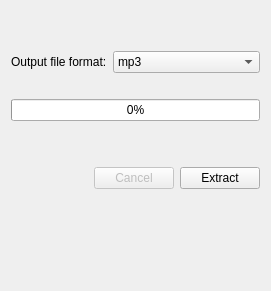
<?xml version="1.0" encoding="UTF-8"?>
<ui version="4.0">
 <class>CutAudioPanel</class>
 <widget class="QWidget" name="CutAudioPanel">
  <property name="geometry">
   <rect>
    <x>0</x>
    <y>0</y>
    <width>271</width>
    <height>291</height>
   </rect>
  </property>
  <property name="windowTitle">
   <string>Form</string>
  </property>
  <layout class="QVBoxLayout" name="verticalLayout">
   <item>
    <spacer name="verticalSpacer_2">
     <property name="orientation">
      <enum>Qt::Vertical</enum>
     </property>
     <property name="sizeType">
      <enum>QSizePolicy::Fixed</enum>
     </property>
     <property name="sizeHint" stdset="0">
      <size>
       <width>20</width>
       <height>40</height>
      </size>
     </property>
    </spacer>
   </item>
   <item>
    <layout class="QHBoxLayout" name="horizontalLayout">
     <item>
      <widget class="QLabel" name="label">
       <property name="text">
        <string>Output file format:</string>
       </property>
       <property name="wordWrap">
        <bool>true</bool>
       </property>
      </widget>
     </item>
     <item>
      <widget class="QComboBox" name="cbFormat">
       <property name="sizePolicy">
        <sizepolicy hsizetype="MinimumExpanding" vsizetype="Fixed">
         <horstretch>0</horstretch>
         <verstretch>0</verstretch>
        </sizepolicy>
       </property>
       <item>
        <property name="text">
         <string>mp3</string>
        </property>
       </item>
       <item>
        <property name="text">
         <string>ogg</string>
        </property>
       </item>
      </widget>
     </item>
    </layout>
   </item>
   <item>
    <widget class="QLabel" name="labelError">
     <property name="palette">
      <palette>
       <active>
        <colorrole role="WindowText">
         <brush brushstyle="SolidPattern">
          <color alpha="255">
           <red>255</red>
           <green>0</green>
           <blue>0</blue>
          </color>
         </brush>
        </colorrole>
       </active>
       <inactive>
        <colorrole role="WindowText">
         <brush brushstyle="SolidPattern">
          <color alpha="255">
           <red>255</red>
           <green>0</green>
           <blue>0</blue>
          </color>
         </brush>
        </colorrole>
       </inactive>
       <disabled>
        <colorrole role="WindowText">
         <brush brushstyle="SolidPattern">
          <color alpha="255">
           <red>146</red>
           <green>146</green>
           <blue>146</blue>
          </color>
         </brush>
        </colorrole>
       </disabled>
      </palette>
     </property>
     <property name="text">
      <string/>
     </property>
     <property name="textFormat">
      <enum>Qt::PlainText</enum>
     </property>
     <property name="wordWrap">
      <bool>true</bool>
     </property>
    </widget>
   </item>
   <item>
    <widget class="QProgressBar" name="progressBar">
     <property name="value">
      <number>0</number>
     </property>
    </widget>
   </item>
   <item>
    <spacer name="verticalSpacer_3">
     <property name="orientation">
      <enum>Qt::Vertical</enum>
     </property>
     <property name="sizeType">
      <enum>QSizePolicy::Fixed</enum>
     </property>
     <property name="sizeHint" stdset="0">
      <size>
       <width>20</width>
       <height>40</height>
      </size>
     </property>
    </spacer>
   </item>
   <item>
    <layout class="QHBoxLayout" name="horizontalLayout_4">
     <item>
      <spacer name="horizontalSpacer">
       <property name="orientation">
        <enum>Qt::Horizontal</enum>
       </property>
       <property name="sizeHint" stdset="0">
        <size>
         <width>40</width>
         <height>20</height>
        </size>
       </property>
      </spacer>
     </item>
     <item>
      <widget class="QPushButton" name="pbCancel">
       <property name="enabled">
        <bool>false</bool>
       </property>
       <property name="text">
        <string>Cancel</string>
       </property>
      </widget>
     </item>
     <item>
      <widget class="QPushButton" name="pbCut">
       <property name="text">
        <string>Extract</string>
       </property>
      </widget>
     </item>
    </layout>
   </item>
   <item>
    <spacer name="verticalSpacer">
     <property name="orientation">
      <enum>Qt::Vertical</enum>
     </property>
     <property name="sizeHint" stdset="0">
      <size>
       <width>20</width>
       <height>33</height>
      </size>
     </property>
    </spacer>
   </item>
  </layout>
 </widget>
 <tabstops>
  <tabstop>pbCancel</tabstop>
  <tabstop>pbCut</tabstop>
 </tabstops>
 <resources/>
 <connections>
  <connection>
   <sender>pbCut</sender>
   <signal>clicked()</signal>
   <receiver>CutAudioPanel</receiver>
   <slot>startCut()</slot>
   <hints>
    <hint type="sourcelabel">
     <x>260</x>
     <y>212</y>
    </hint>
    <hint type="destinationlabel">
     <x>6</x>
     <y>195</y>
    </hint>
   </hints>
  </connection>
  <connection>
   <sender>pbCancel</sender>
   <signal>clicked()</signal>
   <receiver>CutAudioPanel</receiver>
   <slot>stopCut()</slot>
   <hints>
    <hint type="sourcelabel">
     <x>169</x>
     <y>212</y>
    </hint>
    <hint type="destinationlabel">
     <x>264</x>
     <y>230</y>
    </hint>
   </hints>
  </connection>
 </connections>
 <slots>
  <slot>startCut()</slot>
  <slot>stopCut()</slot>
 </slots>
</ui>
